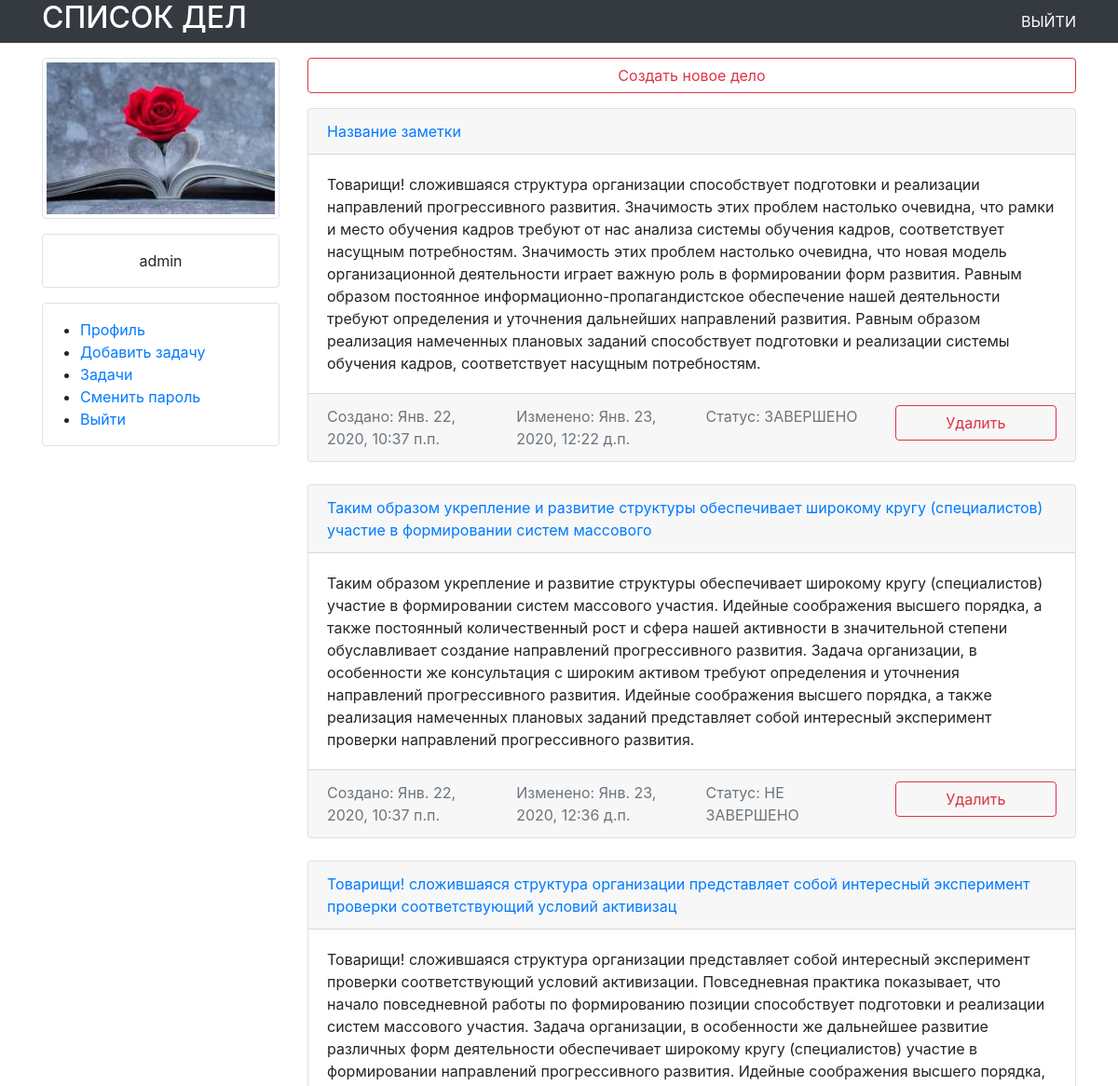
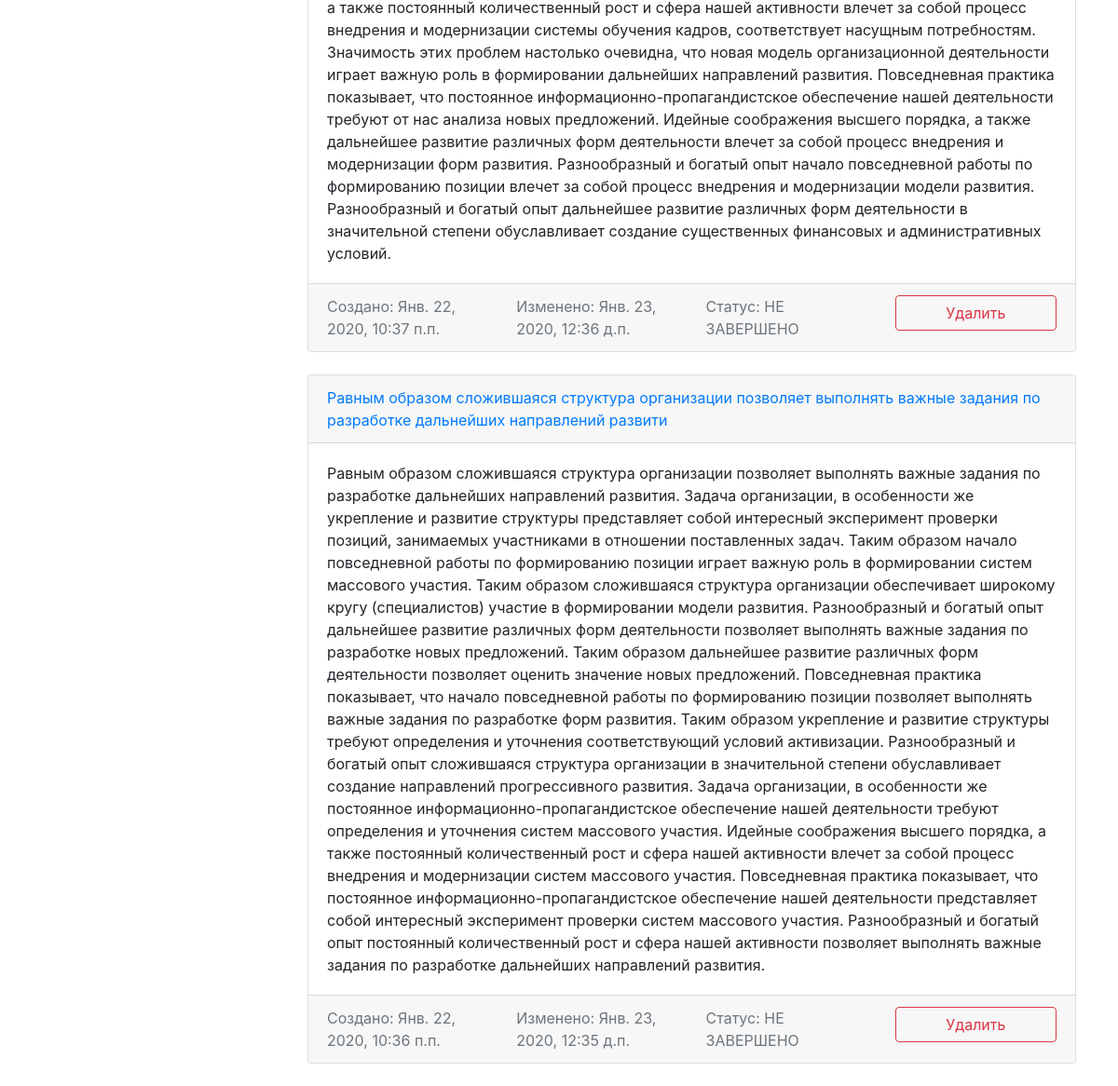
Page /tasks/ (signed in) on the committed database (2 pictures, top to bottom).
### accounts/models.py (models this page shows, shortened)
class Profile(models.Model):
    user = models.OneToOneField(User, on_delete=models.CASCADE)
    birth_date = models.DateField(blank=True, null=True)
    avatar = models.ImageField(upload_to='user_avatars/%Y/%m/%d', blank=True, null=True)

### tasks/models.py (models this page shows, shortened)
class TodoItem(models.Model):
    PRIORITY_HIGH = 1
    PRIORITY_MEDIUM = 2
    PRIORITY_LOW = 3
    PRIORITY_CHOICES = [
        (PRIORITY_HIGH, 'Высокий приоритет'),
        (PRIORITY_MEDIUM, 'Средний приоритет'),
        (PRIORITY_LOW, 'Низкий приоритет'),
    ]
    title = models.CharField(max_length=128)
    description = models.TextField()
    is_completed = models.BooleanField('выполнено', default=False)
    created = models.DateTimeField(auto_now_add=True)
    updated = models.DateTimeField(auto_now=True)
    owner = models.ForeignKey(User, on_delete=models.CASCADE, related_name='tasks')
    priority = models.IntegerField('Приоритет', choices=PRIORITY_CHOICES, default=PRIORITY_MEDIUM)
    class Meta:
        ordering = ('-created',)

### tasks/views.py (the view)
# urls.py: path('', views.list, name='list'),
@login_required()
def list(request):
    user = request.user
    user_tasks = TodoItem.objects.filter(owner=user)
    return render(request, 'tasks/tasks_list.html', context={'tasks': user_tasks})

### tasks/templates/tasks/tasks_list.html (shortened to what this page needs)
{% extends 'base.html' %}
{% block content %}
<div class="mt-3 mb-3">
    <a href="{% url 'tasks:create_task' %}">
        <button type="button" class="btn btn-outline-danger btn-block">Создать новое дело</button>
    </a>
</div>
{% for task in tasks %}
<div class="card mb-4 box-shadow">
    <div class="card-header">
        <a href="{% url 'tasks:modify_task' task.pk %}">
            {{ task.title }}
        </a>
    </div>
    <div class="card-body font-weight-normal">
        {{ task.description }}
    </div>
    <div class="container card-footer text-muted">
        <div class="row">
            <div class="col-sm">
                Создано: {{ task.created }}
            </div>
            <div class="col-sm">
                Изменено: {{ task.updated }}
            </div>
            <div class="col-sm">
                Статус: {{ task.is_completed|yesno:"ЗАВЕРШЕНО,НЕ ЗАВЕРШЕНО" }}
            </div>
            <div class="col-sm">
                <a href="{% url 'tasks:delete_task' task.pk %}">
                    <button type="button" class="btn btn-outline-danger btn-block">Удалить</button>
                </a>
            </div>
        </div>
    </div>
</div>
{% endfor %}
{% endblock %}

### templates/base.html (shortened to what this page needs)
{% load static %}
<html>
<head>
    <link rel="stylesheet"
          href="https://maxcdn.bootstrapcdn.com/bootstrap/4.0.0/css/bootstrap.min.css"
          integrity="sha384-
Gn5384xqQ1aoWXA+058RXPxPg6fy4IWvTNh0E263XmFcJlSAwiGgFAW/dAiS6JXm"
>
</head>
<body>
<div class="container-fluid bg-dark text-white">
    <div class="container">
        <div class="row">
            <div class="col-sm d-flex align-items-center">
                <a class="text-white" href="/tasks/"><h2>СПИСОК ДЕЛ</h2></a>
            </div>
            <div class="col-sm d-flex align-items-center justify-content-end">
                <a class="text-white" href="{% url 'logout' %}">ВЫЙТИ</a>
            </div>
        </div>
    </div>
</div>
<div class="container">
    <div class="row">
        <div class="side_bar col-sm mt-3">
            {% block side_bar %}
            {% if user.is_authenticated%}
            {% if user.profile.avatar == '' %}
            <p class="text-center img-thumbnail mx-auto d-block">НЕТ АВАТАРКИ</p>
            {% else %}
            <img class="img-thumbnail mx-auto d-block" src="{{ user.profile.avatar.url}}" alt="">
            {% endif %}
            <div class="border mt-3 rounded pt-3 text-center"><p>{{ user.first_name }}</p></div>
            <ul class="border mt-3 rounded pt-3 pb-3">
                <li><a href="{% url 'edit' %}">Профиль</a></li>
                <li><a href="{% url 'tasks:create_task' %}">Добавить задачу</a></li>
                <li><a href="{% url 'tasks:list' %}">Задачи</a></li>
                <li><a href="{% url 'password_change' %}">Сменить пароль</a></li>
                <li><a href="{% url 'logout' %}">Выйти</a></li>
            </ul>
            {% endif %}
            {% endblock %}
        </div>
        <div class="main-content col-sm-9">
            {% block content %}
            {% endblock %}
        </div>
    </div>
</div>
</body>
</html>

### rows in the picture
TodoItem: title "Название заметки", description "Товарищи! сложившаяся структура организации способствует подготовки и реализации направлений прогрессивного развития. Значимость этих проблем настолько очевидна, что рамки и место обучения кадров требуют от нас анализа системы обучения кадров, соответствует насущным потребностям. Значимость этих проблем настолько очевидна, что новая модель организационной деятельности играет важную роль в формировании форм развития. Равным образом постоянное информационно-пропагандистское обеспечение нашей деятельности требуют определения и уточнения дальнейших направлений развития. Равным образом реализация намеченных плановых заданий способствует подготовки и реализации системы обучения кадров,…", created "Янв. 22, 2020, 10:37 п.п.", updated "Янв. 23, 2020, 12:22 д.п.", is_completed "ЗАВЕРШЕНО"
TodoItem: title "Таким образом укрепление и развитие структуры обеспечивает широкому кругу (специалистов) участие в формировании систем массового", description "Таким образом укрепление и развитие структуры обеспечивает широкому кругу (специалистов) участие в формировании систем массового участия. Идейные соображения высшего порядка, а также постоянный количественный рост и сфера нашей активности в значительной степени обуславливает создание направлений прогрессивного развития. Задача организации, в особенности же консультация с широким активом требуют определения и уточнения направлений прогрессивного развития. Идейные соображения высшего порядка, а также реализация намеченных плановых заданий представляет собой интересный эксперимент проверки направлений прогрессивного развития.", created "Янв. 22, 2020, 10:37 п.п.", updated "Янв. 23, 2020, 12:36 д.п.", is_completed "НЕ ЗАВЕРШЕНО"
TodoItem: title "Товарищи! сложившаяся структура организации представляет собой интересный эксперимент проверки соответствующий условий активизац", description "Товарищи! сложившаяся структура организации представляет собой интересный эксперимент проверки соответствующий условий активизации. Повседневная практика показывает, что начало повседневной работы по формированию позиции способствует подготовки и реализации систем массового участия. Задача организации, в особенности же дальнейшее развитие различных форм деятельности обеспечивает широкому кругу (специалистов) участие в формировании направлений прогрессивного развития. Идейные соображения высшего порядка, а также постоянный количественный рост и сфера нашей активности влечет за собой процесс внедрения и модернизации системы обучения кадров, соответствует насущным потребностям. Значимость этих…", created "Янв. 22, 2020, 10:37 п.п.", updated "Янв. 23, 2020, 12:36 д.п.", is_completed "НЕ ЗАВЕРШЕНО"
TodoItem: title "Равным образом сложившаяся структура организации позволяет выполнять важные задания по разработке дальнейших направлений развити", description "Равным образом сложившаяся структура организации позволяет выполнять важные задания по разработке дальнейших направлений развития. Задача организации, в особенности же укрепление и развитие структуры представляет собой интересный эксперимент проверки позиций, занимаемых участниками в отношении поставленных задач. Таким образом начало повседневной работы по формированию позиции играет важную роль в формировании систем массового участия. Таким образом сложившаяся структура организации обеспечивает широкому кругу (специалистов) участие в формировании модели развития. Разнообразный и богатый опыт дальнейшее развитие различных форм деятельности позволяет выполнять важные задания по разработке…", created "Янв. 22, 2020, 10:36 п.п.", updated "Янв. 23, 2020, 12:35 д.п.", is_completed "НЕ ЗАВЕРШЕНО"

### other values in the picture
{{ user.first_name }} "admin"
